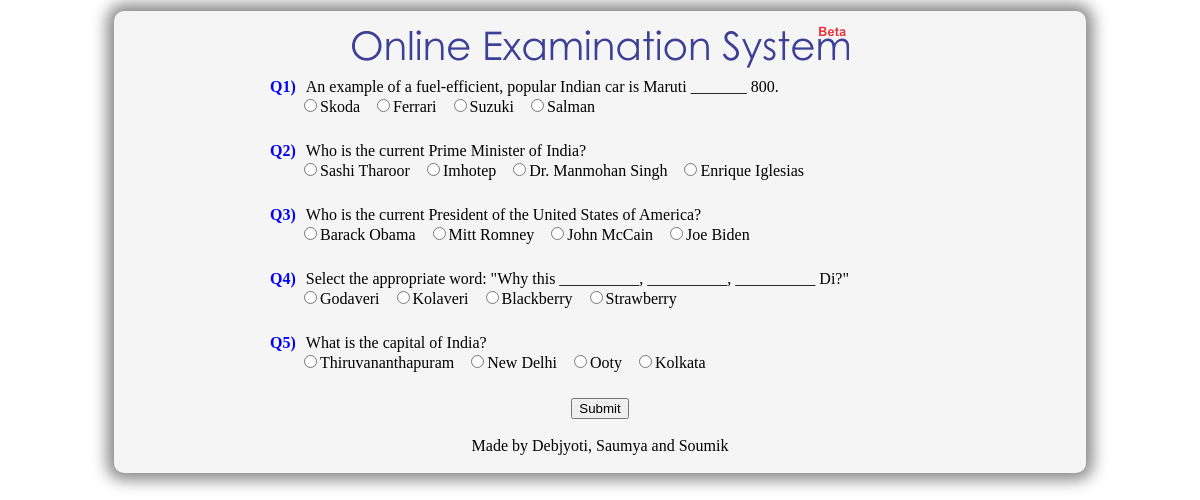
Screenshot of /exam.php (signed in) with the database file from the repository.
### tables this page shows
CREATE TABLE `questions` (
  `q_id` int(11) NOT NULL AUTO_INCREMENT,
  `q_body` varchar(200) NOT NULL,
  `q_ans1` varchar(30) NOT NULL,
  `q_ans2` varchar(30) NOT NULL,
  `q_ans3` varchar(30) NOT NULL,
  `q_ans4` varchar(30) NOT NULL,
  `q_correct_ans` int(11) NOT NULL,
  PRIMARY KEY (`q_id`)
);

### exam.php (the view, shortened to what this page needs)
<?php
require('./template/header.php');
$db = db_connect();
$qr = $db->prepare("SELECT q_body, q_ans1, q_ans2, q_ans3, q_ans4 FROM questions WHERE q_id = ?");
$qs = array();
echo '<div class="questionsBody"><form name="questions" method="post" action="result.php">';
for ($i=1; $i<=5; $i++)
{
	while(in_array($qno = rand(1, 10), $qs));
	$qs[] = $qno;
	$qr->execute(array($qno));
	$result = $qr->fetch(PDO::FETCH_ASSOC);
	echo '<div class="question"><span class="corr_ques_no">Q'.$i.')</span>' . $result['q_body'] . '</div>';
	echo '<div class="answer">';
	for ($j=1; $j<=4; $j++)
	{
		echo '<input type="radio" class="answer" name="a' . $i . '" value="'. $j . '" />' . $result["q_ans$j"];
	}
	echo '</div>';
}
echo '</div><center></span><input type="submit" name="qSubmit" value="Submit" /></center>';
require('./template/footer.php');
?>

### template/header.php (shortened to what this page needs)
<!DOCTYPE html>
<html xmlns="http://www.w3.org/1999/xhtml">
<html>
	<head>
		<link rel="stylesheet" type="text/css" href="./style.css" />
	</head>
	<body>
    <div class="wrapper">
    <img src="./images/logo.png" alt="logo" class="logo" />

### template/footer.php
<br />
<div class="center">Made by Debjyoti, Saumya and Soumik</div>
<br />
</div>
</body>
</html>

### style.css (style rules this page uses)
.center { text-align:center; }
body { margin-left:auto; margin-right:auto; margin-top:0%; width: 90%; }
.wrapper { width:90%; background-color:#F5F5F5; margin-left:auto; margin-right:auto; -webkit-border-radius: 10px; -moz-border-radius: 10px; border-radius: 10px; -moz-box-shadow: 0 0 15px 7px #888; -webkit-box-shadow: 0 0 15px 7px#888; box-shadow: 0 0 15px 7px #888; margin-top:1%; margin-bottom:1%; }
img.logo { display: block; margin-left:auto; margin-right:auto; }
.logo { padding-top:15px; padding-bottom:10px; }
.questionsBody { width: 660px; margin-left:auto; margin-right:auto; }
.answer { margin-bottom:15px; margin-left: 17px; }
.corr_ques_no { color: blue; font-weight: bold; margin-right: 10px; }

### rows the page displays
questions: q_body "An example of a fuel-efficient, popular Indian car is Maruti _______ 800.", q_ans1 "Skoda", q_ans2 "Ferrari", q_ans3 "Suzuki", q_ans4 "Salman"
questions: q_body "Who is the current Prime Minister of India?", q_ans1 "Sashi Tharoor", q_ans2 "Imhotep", q_ans3 "Dr. Manmohan Singh", q_ans4 "Enrique Iglesias"
questions: q_body "Who is the current President of the United States of America?", q_ans1 "Barack Obama", q_ans2 "Mitt Romney", q_ans3 "John McCain", q_ans4 "Joe Biden"
questions: q_body "Select the appropriate word: \"Why this __________, __________, __________ Di?\"", q_ans1 "Godaveri", q_ans2 "Kolaveri", q_ans3 "Blackberry", q_ans4 "Strawberry"
questions: q_body "What is the capital of India?", q_ans1 "Thiruvananthapuram", q_ans2 "New Delhi", q_ans3 "Ooty", q_ans4 "Kolkata"
